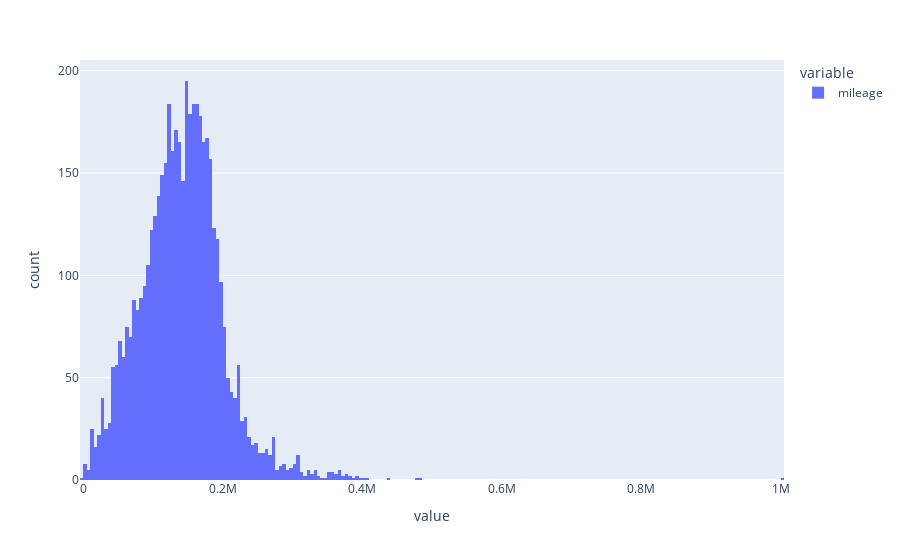
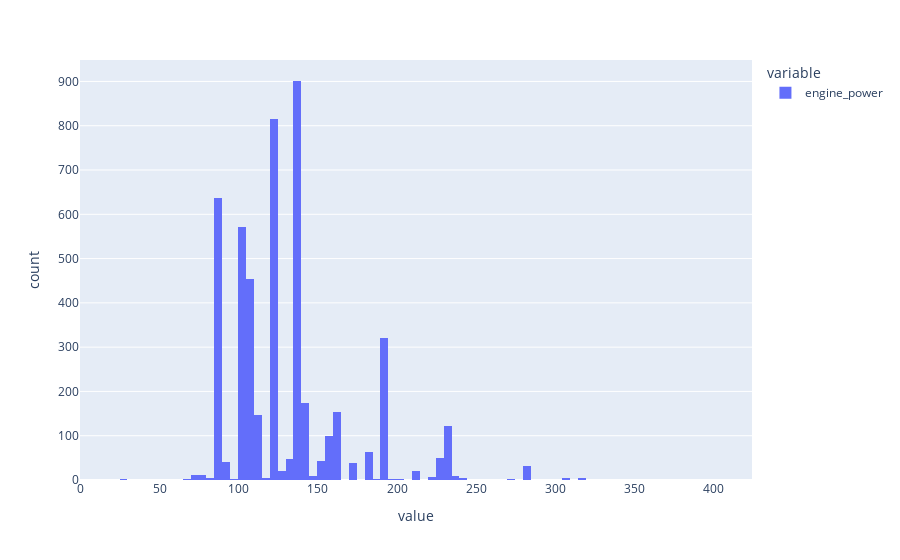
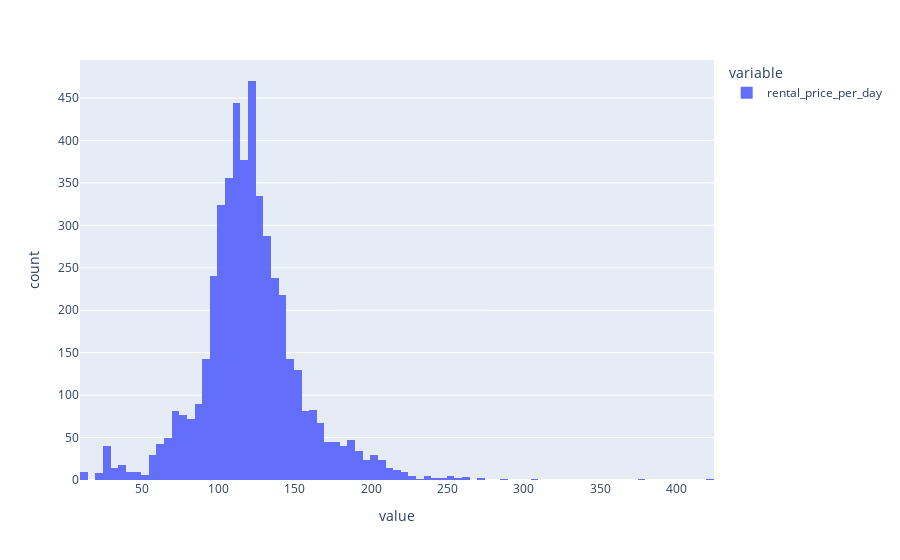

Notebook code cell kept with these figures, in order:
### Code cell
# Univariate analysis
# HIstogram of each quantitative variable
num_features = ['mileage', 'engine_power', 'rental_price_per_day']
for i in range(0, len(num_features)):
    fig = px.histogram(df[num_features[i]])
    fig.show()

### Figure 1 — Plotly figure (JSON) as saved in the notebook; plotly's stock layout.template omitted (floating-point values rounded to 4 significant figures; data arrays with more than 128 entries replaced by an {"elided": "..."} marker saying what was removed)
{"data": [{"alignmentgroup": "True", "bingroup": "x", "hovertemplate": "variable=mileage<br>value=%{x}<br>count=%{y}<extra></extra>", "legendgroup": "mileage", "marker": {"color": "#636efa"}, "name": "mileage", "offsetgroup": "mileage", "orientation": "v", "showlegend": true, "type": "histogram", "x": {"elided": "4843 int values"}, "xaxis": "x", "yaxis": "y"}], "layout": {"barmode": "relative", "legend": {"title": {"text": "variable"}, "tracegroupgap": 0}, "margin": {"t": 60}, "xaxis": {"anchor": "y", "domain": [0, 1], "title": {"text": "value"}}, "yaxis": {"anchor": "x", "domain": [0, 1], "title": {"text": "count"}}}}

### Figure 2 — Plotly figure (JSON) as saved in the notebook; plotly's stock layout.template omitted (floating-point values rounded to 4 significant figures; data arrays with more than 128 entries replaced by an {"elided": "..."} marker saying what was removed)
{"data": [{"alignmentgroup": "True", "bingroup": "x", "hovertemplate": "variable=engine_power<br>value=%{x}<br>count=%{y}<extra></extra>", "legendgroup": "engine_power", "marker": {"color": "#636efa"}, "name": "engine_power", "offsetgroup": "engine_power", "orientation": "v", "showlegend": true, "type": "histogram", "x": {"elided": "4843 int values"}, "xaxis": "x", "yaxis": "y"}], "layout": {"barmode": "relative", "legend": {"title": {"text": "variable"}, "tracegroupgap": 0}, "margin": {"t": 60}, "xaxis": {"anchor": "y", "domain": [0, 1], "title": {"text": "value"}}, "yaxis": {"anchor": "x", "domain": [0, 1], "title": {"text": "count"}}}}

### Figure 3 — Plotly figure (JSON) as saved in the notebook; plotly's stock layout.template omitted (floating-point values rounded to 4 significant figures; data arrays with more than 128 entries replaced by an {"elided": "..."} marker saying what was removed)
{"data": [{"alignmentgroup": "True", "bingroup": "x", "hovertemplate": "variable=rental_price_per_day<br>value=%{x}<br>count=%{y}<extra></extra>", "legendgroup": "rental_price_per_day", "marker": {"color": "#636efa"}, "name": "rental_price_per_day", "offsetgroup": "rental_price_per_day", "orientation": "v", "showlegend": true, "type": "histogram", "x": {"elided": "4843 int values"}, "xaxis": "x", "yaxis": "y"}], "layout": {"barmode": "relative", "legend": {"title": {"text": "variable"}, "tracegroupgap": 0}, "margin": {"t": 60}, "xaxis": {"anchor": "y", "domain": [0, 1], "title": {"text": "value"}}, "yaxis": {"anchor": "x", "domain": [0, 1], "title": {"text": "count"}}}}
